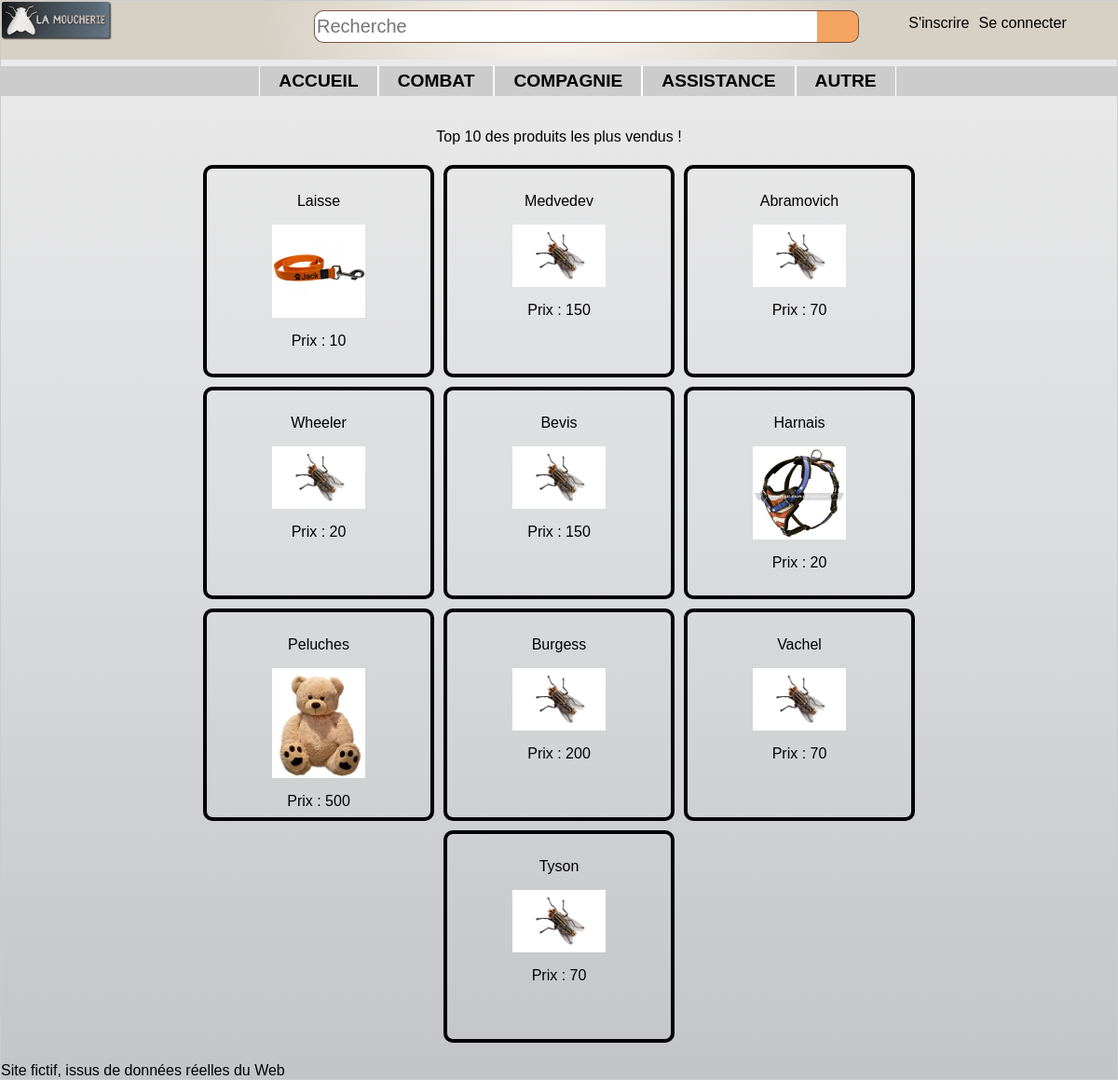
Page /controler/main.ctrl.php on the earlier database version.
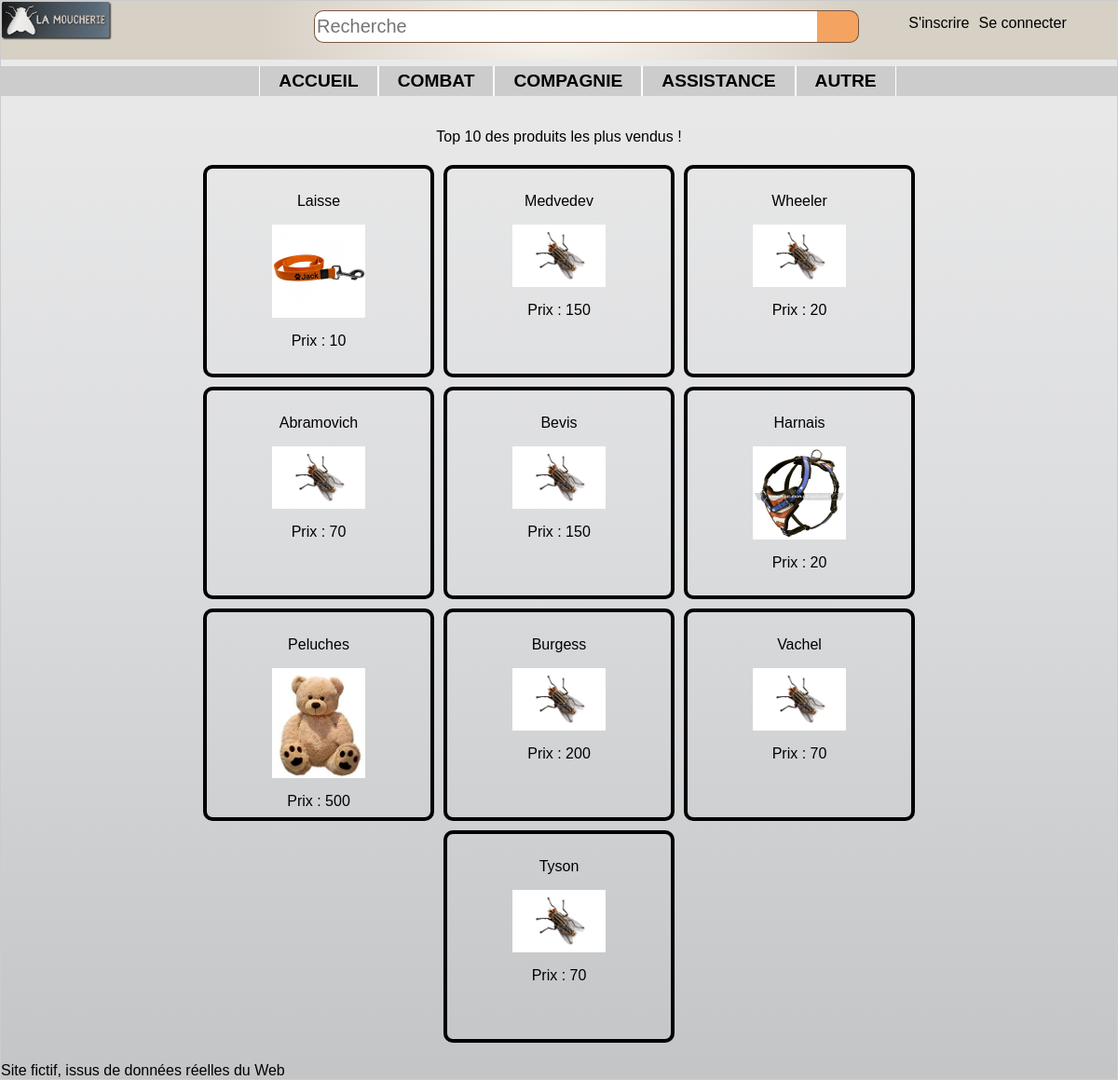
Same page on the later database version.
### tables this page shows
CREATE TABLE categorie (
	id INTEGER PRIMARY KEY,
	nom TEXT,
	pere INTEGER,
	FOREIGN KEY(pere) REFERENCES categorie(id)
);

CREATE TABLE quantachat (
	ref INTEGER PRIMARY KEY,
	quantite INTEGER,
	FOREIGN KEY(ref) REFERENCES article(ref)
);

CREATE TABLE article (
	ref INTEGER PRIMARY KEY,
	libelle TEXT,
	description TEXT,
	categorie INTEGER,
	prix REAL,
	image TEXT,
	FOREIGN KEY(categorie) REFERENCES categorie(id)
);

### controler/articles.ctrl.php (called while the page is built, shortened)
<?php
if (isset($_GET['cat']))
  $cat = $_GET['cat'];
else
  $cat = 0;
if (isset($_GET['ref'])){
  $ref = $_GET['ref'];
  if (isset($_GET['pred'])){
    $articles = $dao->prec($ref, $cat);
  }elseif (isset($_GET['next'])){
    $articles = $dao->next($ref, $cat);
  }
}else if ( $cat == 0){
  $articles = $dao->getBestArticle();
}else{
  $articles = $dao-> firstN($cat);
}
$next = $dao->next(end($articles)->ref, $cat);
include("../view/articles.view.php");
?>

### model/DAO.class.php (called while the page is built, shortened)
<?php
    $dao = new DAO();
    class DAO {
        private $db;
        function __construct() {
            try {
              $this->db = new PDO('sqlite:../data/db/lamoucherie.db');
            }
            catch (PDOException $e){
              die("erreur de connexion:".$e->getMessage());
            }
        }
        function getBestArticle(){
            $req = "SELECT * FROM article,quantachat WHERE article.ref=quantachat.ref ORDER BY quantite DESC LIMIT 10";
            $descripteur = $this->db->query($req);
            $result = $descripteur->fetchAll(PDO::FETCH_CLASS, 'Article');
            return $result;
        }
        function getAllCat() : array {
            $catPere = "SELECT * FROM categorie WHERE id=pere";
            $descripteur = $this->db->query($catPere);
            $resCatPere = $descripteur->fetchAll(PDO::FETCH_CLASS, 'Categorie');
            $resultat = array();
            foreach ($resCatPere as $key => $value) {
              $sousCatPere = "SELECT * FROM categorie WHERE pere=$value->id AND id!=pere";
              $descripteur = $this->db->query($sousCatPere);
              $resSousCatPere = $descripteur->fetchAll(PDO::FETCH_CLASS, 'Categorie');
              array_unshift($resSousCatPere, $value);
              $resultat[] = $resSousCatPere;
            }
            return $resultat;
        }
    }
    ?>

### view/articles.view.php (the view, shortened to what this page needs)
<?php
include("../view/header.php");
echo '<section class="parcourir">';
  if ($cat==0){
    echo "<p>Top 10 des produits les plus vendus !</p>";
  }
echo '</section>';
echo '<section class="articles">';
  $PATH = '../view/imgArticles/';
  foreach ($articles as $key => $article) {
    $img = $PATH.$article->image;
    echo"<a href=\"../controler/main.ctrl.php?cat=$cat&refArticle=$article->ref\">";
      echo '<article>';
        echo "<p>$article->libelle</p>";
        echo "<p><img src='$img' /></p>";
        echo "<p>Prix : $article->prix</p>";
      echo '</article>';
    echo"</a>";
  }
echo '</section>';
include("../view/footer.php");
?>

### controler/main.ctrl.php (shortened to what this page needs)
<?php
include_once("../model/DAO.class.php");
if ( isset($_SESSION["mail"]) && $dao->verifMail($_SESSION["mail"]) ){
  $userConnected = true;
}else{
  $userConnected = false;
}
$listeCategorie = $dao->getAllCat();
if (isset($_GET['inscription'])){
  include('inscription.ctrl.php');
}else if(isset($_GET['admin'])){
  include('admin.ctrl.php');
}else if(isset($_GET['panier'])){
  include('panier.ctrl.php');
}else if(isset($_GET['infocompte'])){
  include('infoCompte.ctrl.php');
}else if(isset($_GET['refArticle'])){
  include('article.ctrl.php');
}else{
  include('articles.ctrl.php');
}
?>

### view/header.php (shortened to what this page needs)
<html>
<head>
  <link rel="stylesheet" type="text/css" href="../view/design/style.css">
</head>
<body class="bridge">
  <header>
    <img src="../view/design/logo-moucherieTrans.png" alt="logo-moucherieTrans">
    <form class="formulaire" action="index.html" method="post">
      <input class="champ" type="text" placeholder="Recherche"/>
      <input class="bouton" type="button" value=" " />
    </form>
  </header>
  <nav class="connexion">
    <ul>
      <?php
          if ($userConnected){
            echo "<li>MON COMPTE";
              echo "<ul>";
                echo "<li><a href=\"../controler/main.ctrl.php?panier=1\">Mon panier</a></li>";
                echo "<li><a href=\"../controler/main.ctrl.php?infocompte=1\">Information compte</a></li>";
                if(  $_SESSION['statut'] == 'admin'){
                  echo "<li><a href=\"../controler/main.ctrl.php?admin=1\">Administration</a></li>";
                }
                echo "<li><a href=\"../controler/main.ctrl.php?deconnexion=1\">Déconnexion</a></li>";
              echo "</ul>";
            echo "</li>";
          }else{
            echo "<li><a href=\"../controler/main.ctrl.php?inscription=1\">S'inscrire</a></li>";
            echo "<li><form action=\"../controler/main.ctrl.php\" method=\"get\">Se connecter";
            echo "</form></li>";
          }
       ?>
    </ul>
  </nav>
  <nav class="menu">
    <ul>
      <li><a href="../controler/main.ctrl.php">accueil</a></li>
      <?php
        foreach ($listeCategorie as $key => $value) {
          if (sizeof($value)>1){
            $catPere = $value[0]->nom;
            $numCat = $value[0]->id;
            echo"<li><a href=\"../controler/main.ctrl.php?cat=$numCat\">$catPere</a>";
            echo"</li>";
          }else{
            $catPere = $value[0]->nom;
            $numCat = $value[0]->id;
            echo"<li><a href=\"../controler/main.ctrl.php?cat=$numCat\">$catPere</a></li>";
          }
        }
      ?>
    </ul>
  </nav>

### view/footer.php
  <footer>
    </p>Site fictif, issus de données réelles du Web</p>
  </footer>
</body>
</html>

### view/design/style.css (style rules this page uses)
.bridge { background-image: -webkit-linear-gradient(top, #EBEBEB 0%, #DCDDDF 48%, #C4C5C7 99%); background-image: linear-gradient(-180deg, #EBEBEB 0%, #DCDDDF 48%, #C4C5C7 99%); margin: 0px; }
body { font-family: HelveticaNeueW01-Thin,HelveticaNeueW02-Thin,HelveticaNeueW10-35Thin,sans-serif; margin: auto; border: 1px solid #CCC; box-shadow: 10px 10px 5px #888888; }
header { font-size:large; font-weight: bolder; width: 100%; border-left: none; border-right: none; margin: 0px; margin-top: 0px; padding: 0px; display: flex; position: fixed; justify-content: space-between; background-image: -webkit-radial-gradient(27% 185%, #F9F6F1 0%, #D7D0C5 100%); background-image: radial-gradient(27% 185%, #F9F6F1 0%, #D7D0C5 100%); }
.formulaire { display:flex; justify-content: flex-start; width: 50%; height: 35px; margin-top: 10px; margin-right: 22%; }
.formulaire .champ { width: 90%; height:35px; background-color: #ffff; border: solid 1px #7a5440; border-right: solid 0px; border-radius: 10px; border-top-right-radius: 0px; border-bottom-right-radius: 0px; font-family: arial, verdana, sans-serif; font-size: 20px; margin: 0px; padding: 2px; }
.formulaire .bouton { background-color: #F4A460; background-repeat: no-repeat; border-radius: 10px,10px,0px,0px; width: 45px; height: 100%; padding: 0px; margin: 0px; border-left: solid 0px; border-radius: 10px; border-top-left-radius: 0px; border-bottom-left-radius: 0px; vertical-align: top; border: solid 1px #7a5440; border-left: solid 0px; }
.connexion { width: 300px; height: auto; position: fixed; top : 0px; right: 10px; }
.connexion ul { list-style-type:none; display : flex; justify-content: center; }
.connexion ul li a { display: inline-block; margin-right: 10px; }
header img { width: 10%; height: 50%; }
.menu ul { background: #CCCCCC; font-size: 1.2em; list-style-type:none; display : flex; justify-content: center; margin-top : 70px; font-weight: bold; text-transform: uppercase; color : black; }
.menu ul li a { display: inline-block; padding:5px 20px; border-left: 1px solid white; border-right: 1px solid white; }
li a:link { text-decoration:none; color : black; }
section { display: flex; margin: auto; flex-wrap: wrap; justify-content :center; max-width: 840px; }
.articles a { width: 220px; height: 200px; border: 4px solid black; border-radius: 10px; padding:10px; margin : 5px; text-align: center; }
.articles a:link { text-decoration:none; color : black; }
.articles article img { width: 100px; }

Differences in the rows shown:
changed quantachat "Wheeler": moves up the list
